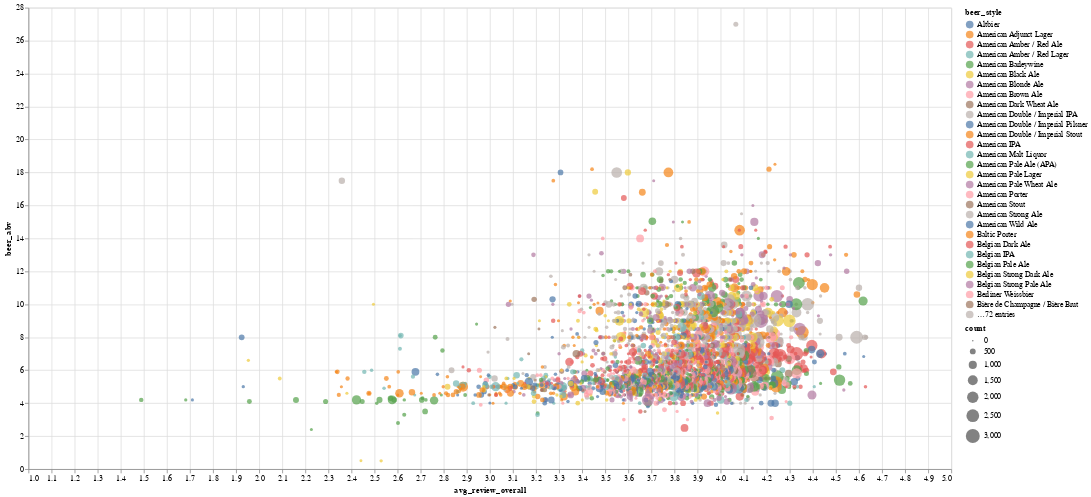

This figure's notebook cell:
### Code cell
df_rating_avb = df_rating_overall_stats.merge(df_beer, left_index=True, right_index=True)
alt.Chart(df_rating_avb).mark_circle().encode(
    alt.X('avg_review_overall', scale=alt.Scale(zero=False)),
    alt.Y('beer_abv', scale=alt.Scale(zero=False, padding=1)),
    color='beer_style',
    size='count',
    tooltip='beer_name_x'
).properties(height=600, width=1200).interactive()

### Figure 1 — Vega-Lite specification as saved in the notebook (floating-point values rounded to 4 significant figures; data arrays with more than 128 entries replaced by an {"elided": "..."} marker saying what was removed)
{"config": {"view": {"continuousWidth": 400, "continuousHeight": 300}}, "data": {"name": "data-455d087eddb1800f80ec7dde5dc26860"}, "mark": "circle", "encoding": {"color": {"type": "nominal", "field": "beer_style"}, "size": {"type": "quantitative", "field": "count"}, "tooltip": {"type": "nominal", "field": "beer_name_x"}, "x": {"type": "quantitative", "field": "avg_review_overall", "scale": {"zero": false}}, "y": {"type": "quantitative", "field": "beer_abv", "scale": {"padding": 1, "zero": false}}}, "height": 600, "selection": {"selector005": {"type": "interval", "bind": "scales", "encodings": ["x", "y"]}}, "width": 1200, "$schema": "https://vega.github.io/schema/vega-lite/v4.8.1.json", "datasets": {"data-455d087eddb1800f80ec7dde5dc26860": {"elided": "3105 records"}}}
